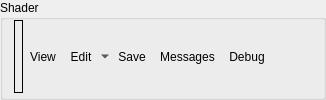
        <widget class="QGroupBox" name="csShaderGroup">
         <property name="sizePolicy">
          <sizepolicy hsizetype="Preferred" vsizetype="Minimum">
           <horstretch>0</horstretch>
           <verstretch>0</verstretch>
          </sizepolicy>
         </property>
         <property name="title">
          <string>Shader</string>
         </property>
         <layout class="QHBoxLayout" name="horizontalLayout_19">
          <property name="spacing">
           <number>0</number>
          </property>
          <property name="topMargin">
           <number>0</number>
          </property>
          <property name="bottomMargin">
           <number>4</number>
          </property>
          <item>
           <widget class="QFrame" name="csShaderControlsFrame">
            <layout class="QHBoxLayout" name="horizontalLayout_29">
             <property name="spacing">
              <number>0</number>
             </property>
             <property name="leftMargin">
              <number>0</number>
             </property>
             <property name="topMargin">
              <number>0</number>
             </property>
             <property name="rightMargin">
              <number>0</number>
             </property>
             <property name="bottomMargin">
              <number>0</number>
             </property>
             <item>
              <widget class="RDLabel" name="csShader">
               <property name="sizePolicy">
                <sizepolicy hsizetype="Preferred" vsizetype="Preferred">
                 <horstretch>0</horstretch>
                 <verstretch>0</verstretch>
                </sizepolicy>
               </property>
               <property name="frameShape">
                <enum>QFrame::Box</enum>
               </property>
              </widget>
             </item>
             <item>
              <widget class="QToolButton" name="csShaderViewButton">
               <property name="cursor">
                <cursorShape>PointingHandCursor</cursorShape>
               </property>
               <property name="toolTip">
                <string>Open Shader Source</string>
               </property>
               <property name="text">
                <string>View</string>
               </property>
               <property name="icon">
                <iconset resource="../../Resources/resources.qrc">
                 <normaloff>:/action.png</normaloff>:/action.png</iconset>
               </property>
               <property name="toolButtonStyle">
                <enum>Qt::ToolButtonTextBesideIcon</enum>
               </property>
               <property name="autoRaise">
                <bool>true</bool>
               </property>
              </widget>
             </item>
             <item>
              <widget class="QToolButton" name="csShaderEditButton">
               <property name="toolTip">
                <string>Edit Shader</string>
               </property>
               <property name="text">
                <string>Edit</string>
               </property>
               <property name="icon">
                <iconset resource="../../Resources/resources.qrc">
                 <normaloff>:/page_white_edit.png</normaloff>:/page_white_edit.png</iconset>
               </property>
               <property name="popupMode">
                <enum>QToolButton::MenuButtonPopup</enum>
               </property>
               <property name="toolButtonStyle">
                <enum>Qt::ToolButtonTextBesideIcon</enum>
               </property>
               <property name="autoRaise">
                <bool>true</bool>
               </property>
              </widget>
             </item>
             <item>
              <widget class="QToolButton" name="csShaderSaveButton">
               <property name="toolTip">
                <string>Save Shader DXBC</string>
               </property>
               <property name="text">
                <string>Save</string>
               </property>
               <property name="icon">
                <iconset resource="../../Resources/resources.qrc">
                 <normaloff>:/save.png</normaloff>:/save.png</iconset>
               </property>
               <property name="toolButtonStyle">
                <enum>Qt::ToolButtonTextBesideIcon</enum>
               </property>
               <property name="autoRaise">
                <bool>true</bool>
               </property>
              </widget>
             </item>
             <item>
              <widget class="QToolButton" name="csShaderMessagesButton">
               <property name="toolTip">
                <string>View Shader Messages</string>
               </property>
               <property name="text">
                <string>Messages</string>
               </property>
               <property name="icon">
                <iconset resource="../../Resources/resources.qrc">
                 <normaloff>:/text_add.png</normaloff>:/text_add.png</iconset>
               </property>
               <property name="toolButtonStyle">
                <enum>Qt::ToolButtonTextBesideIcon</enum>
               </property>
               <property name="autoRaise">
                <bool>true</bool>
               </property>
              </widget>
             </item>
            </layout>
           </widget>
          </item>
          <item>
           <widget class="QToolButton" name="computeDebugSelector">
            <property name="text">
             <string>Debug</string>
            </property>
            <property name="icon">
             <iconset resource="../../Resources/resources.qrc">
              <normaloff>:/wrench.png</normaloff>:/wrench.png</iconset>
            </property>
            <property name="toolButtonStyle">
             <enum>Qt::ToolButtonTextBesideIcon</enum>
            </property>
            <property name="autoRaise">
             <bool>true</bool>
            </property>
           </widget>
          </item>
          <item>
           <spacer name="horizontalSpacer_4">
            <property name="orientation">
             <enum>Qt::Horizontal</enum>
            </property>
            <property name="sizeHint" stdset="0">
             <size>
              <width>40</width>
              <height>20</height>
             </size>
            </property>
           </spacer>
          </item>
         </layout>
        </widget>
